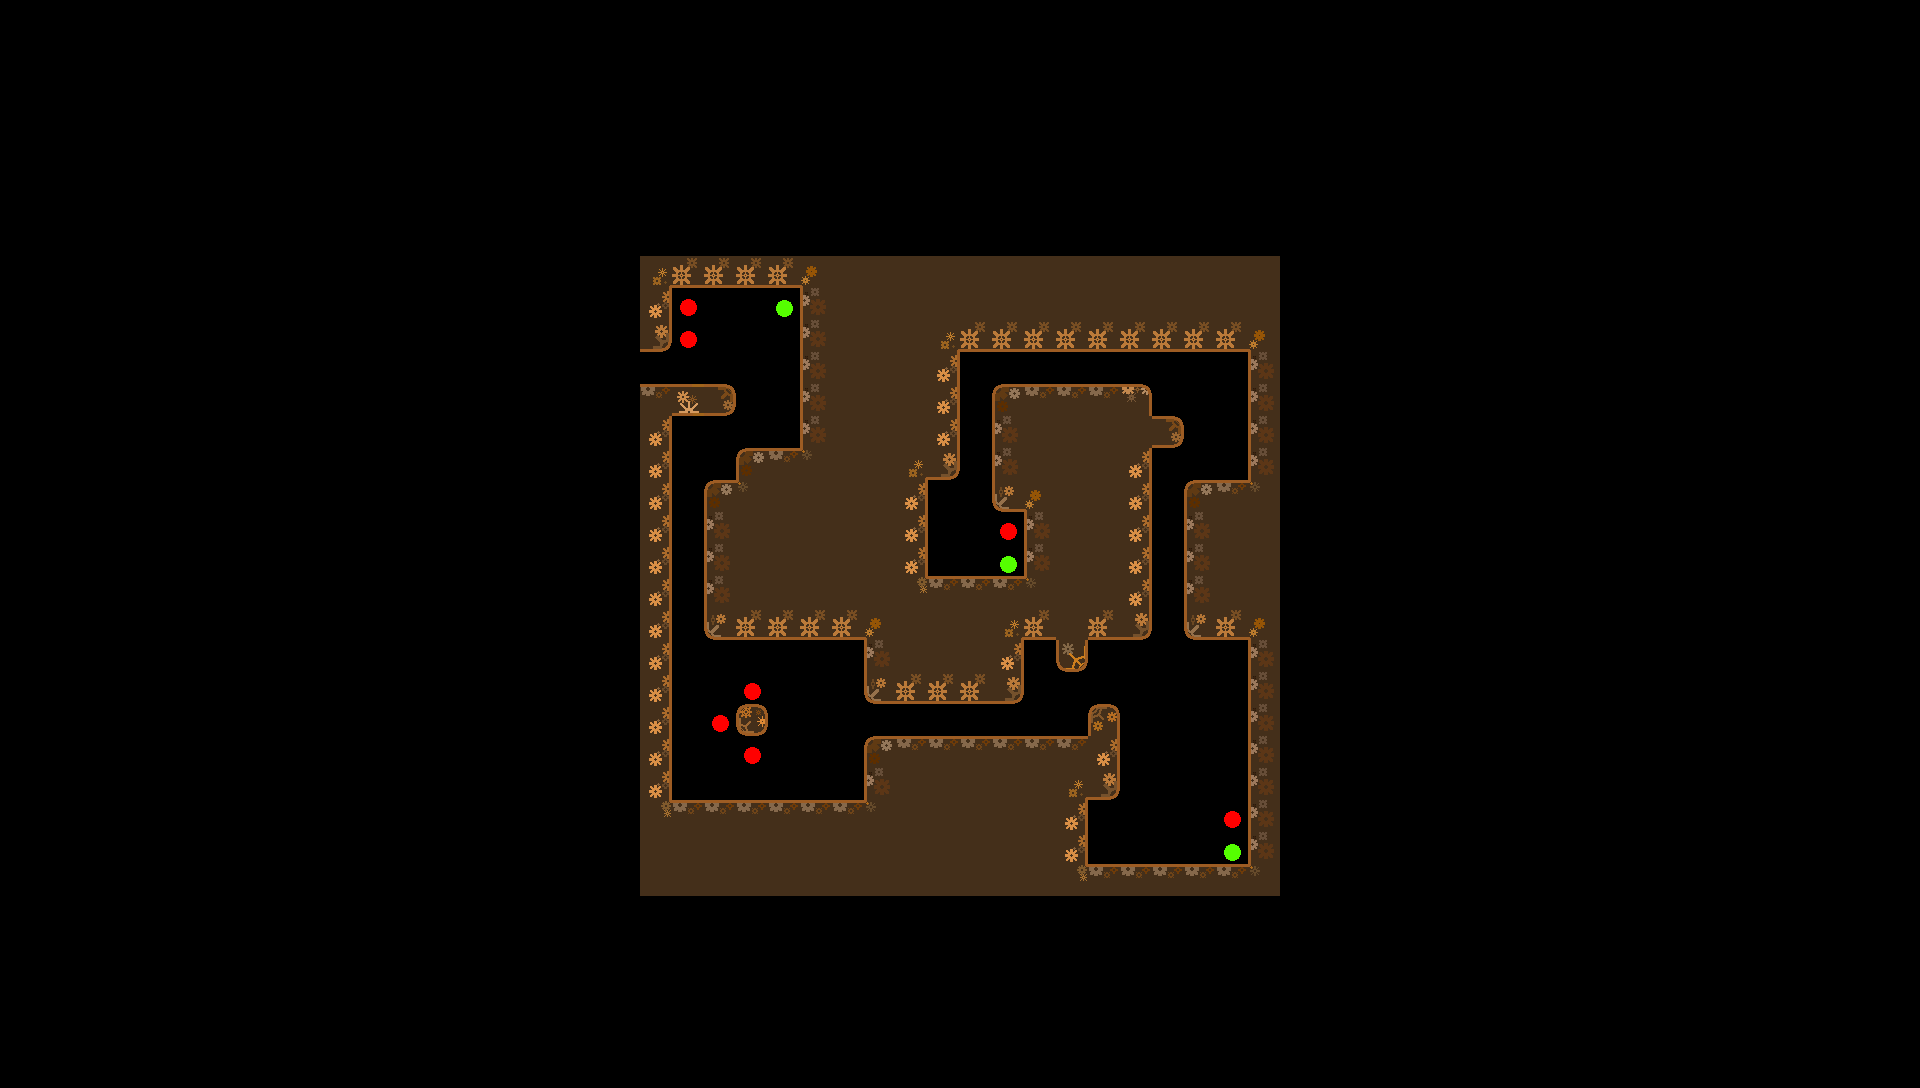

Below is a game level as drawn by its tile map, then a one-line description and the .tmx file that defines it, in full:
An orthogonal 60x34 tile map with 32x32 px tiles, 1 tile layer (Tile Layer 1).

<map version="1.10" tiledversion="1.10.2" orientation="orthogonal" renderorder="right-down" width="60" height="34" tilewidth="32" tileheight="32" infinite="0" nextlayerid="2" nextobjectid="1">
 <tileset firstgid="1" name="edited tileset" tilewidth="32" tileheight="32" tilecount="27" columns="9">
  <image source="Assets/tile set.png" width="288" height="96" />
 </tileset>
 <layer id="1" name="Tile Layer 1" width="60" height="34">
  <data encoding="csv">
0,0,0,0,0,0,0,0,0,0,0,0,0,0,0,0,0,0,0,0,0,0,0,0,0,0,0,0,0,0,0,0,0,0,0,0,0,0,0,0,0,0,0,0,0,0,0,0,0,0,0,0,0,0,0,0,0,0,0,0,
0,0,0,0,0,0,0,0,0,0,0,0,0,0,0,0,0,0,0,0,0,0,0,0,0,0,0,0,0,0,0,0,0,0,0,0,0,0,0,0,0,0,0,0,0,0,0,0,0,0,0,0,0,0,0,0,0,0,0,0,
0,0,0,0,0,0,0,0,0,0,0,0,0,0,0,0,0,0,0,0,0,0,0,0,0,0,0,0,0,0,0,0,0,0,0,0,0,0,0,0,0,0,0,0,0,0,0,0,0,0,0,0,0,0,0,0,0,0,0,0,
0,0,0,0,0,0,0,0,0,0,0,0,0,0,0,0,0,0,0,0,0,0,0,0,0,0,0,0,0,0,0,0,0,0,0,0,0,0,0,0,0,0,0,0,0,0,0,0,0,0,0,0,0,0,0,0,0,0,0,0,
0,0,0,0,0,0,0,0,0,0,0,0,0,0,0,0,0,0,0,0,0,0,0,0,0,0,0,0,0,0,0,0,0,0,0,0,0,0,0,0,0,0,0,0,0,0,0,0,0,0,0,0,0,0,0,0,0,0,0,0,
0,0,0,0,0,0,0,0,0,0,0,0,0,0,0,0,0,0,0,0,0,0,0,0,0,0,0,0,0,0,0,0,0,0,0,0,0,0,0,0,0,0,0,0,0,0,0,0,0,0,0,0,0,0,0,0,0,0,0,0,
0,0,0,0,0,0,0,0,0,0,0,0,0,0,0,0,0,0,0,0,0,0,0,0,0,0,0,0,0,0,0,0,0,0,0,0,0,0,0,0,0,0,0,0,0,0,0,0,0,0,0,0,0,0,0,0,0,0,0,0,
0,0,0,0,0,0,0,0,0,0,0,0,0,0,0,0,0,0,0,0,0,0,0,0,0,0,0,0,0,0,0,0,0,0,0,0,0,0,0,0,0,0,0,0,0,0,0,0,0,0,0,0,0,0,0,0,0,0,0,0,
0,0,0,0,0,0,0,0,0,0,0,0,0,0,0,0,0,0,0,0,16,20,20,20,20,17,11,11,11,11,11,11,11,11,11,11,11,11,11,11,0,0,0,0,0,0,0,0,0,0,0,0,0,0,0,0,0,0,0,0,
0,0,0,0,0,0,0,0,0,0,0,0,0,0,0,0,0,0,0,0,12,18,0,0,9,10,11,11,11,11,11,11,11,11,11,11,11,11,11,11,0,0,0,0,0,0,0,0,0,0,0,0,0,0,0,0,0,0,0,0,
0,0,0,0,0,0,0,0,0,0,0,0,0,0,0,0,0,0,0,0,21,18,0,0,0,10,11,11,11,16,20,20,20,20,20,20,20,20,20,17,0,0,0,0,0,0,0,0,0,0,0,0,0,0,0,0,0,0,0,0,
0,0,0,0,0,0,0,0,0,0,0,0,0,0,0,0,0,0,0,0,0,0,0,0,0,10,11,11,11,12,0,0,0,0,0,0,0,0,0,10,0,0,0,0,0,0,0,0,0,0,0,0,0,0,0,0,0,0,0,0,
0,0,0,0,0,0,0,0,0,0,0,0,0,0,0,0,0,0,0,0,2,7,5,0,0,10,11,11,11,12,0,1,2,2,2,3,0,0,0,10,0,0,0,0,0,0,0,0,0,0,0,0,0,0,0,0,0,0,0,0,
0,0,0,0,0,0,0,0,0,0,0,0,0,0,0,0,0,0,0,0,12,0,0,0,0,10,11,11,11,12,0,10,11,11,11,11,5,0,0,10,0,0,0,0,0,0,0,0,0,0,0,0,0,0,0,0,0,0,0,0,
0,0,0,0,0,0,0,0,0,0,0,0,0,0,0,0,0,0,0,0,12,0,0,1,2,26,11,11,16,21,0,10,11,11,11,12,0,0,0,10,0,0,0,0,0,0,0,0,0,0,0,0,0,0,0,0,0,0,0,0,
0,0,0,0,0,0,0,0,0,0,0,0,0,0,0,0,0,0,0,0,12,0,1,26,11,11,11,11,12,0,0,19,17,11,11,12,0,1,2,26,0,0,0,0,0,0,0,0,0,0,0,0,0,0,0,0,0,0,0,0,
0,0,0,0,0,0,0,0,0,0,0,0,0,0,0,0,0,0,0,0,12,0,10,11,11,11,11,11,12,0,0,18,10,11,11,12,0,10,11,11,0,0,0,0,0,0,0,0,0,0,0,0,0,0,0,0,0,0,0,0,
0,0,0,0,0,0,0,0,0,0,0,0,0,0,0,0,0,0,0,0,12,0,10,11,11,11,11,11,12,27,0,9,10,11,11,12,0,10,11,11,0,0,0,0,0,0,0,0,0,0,0,0,0,0,0,0,0,0,0,0,
0,0,0,0,0,0,0,0,0,0,0,0,0,0,0,0,0,0,0,0,12,0,10,11,11,11,11,11,25,2,2,2,26,11,11,12,0,10,11,11,0,0,0,0,0,0,0,0,0,0,0,0,0,0,0,0,0,0,0,0,
0,0,0,0,0,0,0,0,0,0,0,0,0,0,0,0,0,0,0,0,12,0,19,20,20,20,20,17,11,11,11,16,20,11,20,21,0,19,20,17,0,0,0,0,0,0,0,0,0,0,0,0,0,0,0,0,0,0,0,0,
0,0,0,0,0,0,0,0,0,0,0,0,0,0,0,0,0,0,0,0,12,0,0,0,0,0,0,10,11,11,11,12,0,24,0,0,0,0,0,10,0,0,0,0,0,0,0,0,0,0,0,0,0,0,0,0,0,0,0,0,
0,0,0,0,0,0,0,0,0,0,0,0,0,0,0,0,0,0,0,0,12,0,0,18,0,0,0,19,20,20,20,21,0,0,0,0,0,0,0,10,0,0,0,0,0,0,0,0,0,0,0,0,0,0,0,0,0,0,0,0,
0,0,0,0,0,0,0,0,0,0,0,0,0,0,0,0,0,0,0,0,12,0,18,6,0,0,0,0,0,0,0,0,0,0,15,0,0,0,0,10,0,0,0,0,0,0,0,0,0,0,0,0,0,0,0,0,0,0,0,0,
0,0,0,0,0,0,0,0,0,0,0,0,0,0,0,0,0,0,0,0,12,0,0,18,0,0,0,1,2,2,2,2,2,2,12,0,0,0,0,10,0,0,0,0,0,0,0,0,0,0,0,0,0,0,0,0,0,0,0,0,
0,0,0,0,0,0,0,0,0,0,0,0,0,0,0,0,0,0,0,0,12,0,0,0,0,0,0,10,11,11,11,11,11,16,21,0,0,0,0,10,0,0,0,0,0,0,0,0,0,0,0,0,0,0,0,0,0,0,0,0,
0,0,0,0,0,0,0,0,0,0,0,0,0,0,0,0,0,0,0,0,25,2,2,2,2,2,2,26,11,11,11,11,11,12,0,0,0,0,18,10,0,0,0,0,0,0,0,0,0,0,0,0,0,0,0,0,0,0,0,0,
0,0,0,0,0,0,0,0,0,0,0,0,0,0,0,0,0,0,0,0,11,11,11,11,11,11,11,11,11,11,11,11,11,12,0,0,0,0,9,10,0,0,0,0,0,0,0,0,0,0,0,0,0,0,0,0,0,0,0,0,
0,0,0,0,0,0,0,0,0,0,0,0,0,0,0,0,0,0,0,0,11,11,11,11,11,11,11,11,11,11,11,11,11,25,2,2,2,2,2,26,0,0,0,0,0,0,0,0,0,0,0,0,0,0,0,0,0,0,0,0,
0,0,0,0,0,0,0,0,0,0,0,0,0,0,0,0,0,0,0,0,0,0,0,0,0,0,0,0,0,0,0,0,0,0,0,0,0,0,0,0,0,0,0,0,0,0,0,0,0,0,0,0,0,0,0,0,0,0,0,0,
0,0,0,0,0,0,0,0,0,0,0,0,0,0,0,0,0,0,0,0,0,0,0,0,0,0,0,0,0,0,0,0,0,0,0,0,0,0,0,0,0,0,0,0,0,0,0,0,0,0,0,0,0,0,0,0,0,0,0,0,
0,0,0,0,0,0,0,0,0,0,0,0,0,0,0,0,0,0,0,0,0,0,0,0,0,0,0,0,0,0,0,0,0,0,0,0,0,0,0,0,0,0,0,0,0,0,0,0,0,0,0,0,0,0,0,0,0,0,0,0,
0,0,0,0,0,0,0,0,0,0,0,0,0,0,0,0,0,0,0,0,0,0,0,0,0,0,0,0,0,0,0,0,0,0,0,0,0,0,0,0,0,0,0,0,0,0,0,0,0,0,0,0,0,0,0,0,0,0,0,0,
0,0,0,0,0,0,0,0,0,0,0,0,0,0,0,0,0,0,0,0,0,0,0,0,0,0,0,0,0,0,0,0,0,0,0,0,0,0,0,0,0,0,0,0,0,0,0,0,0,0,0,0,0,0,0,0,0,0,0,0,
0,0,0,0,0,0,0,0,0,0,0,0,0,0,0,0,0,0,0,0,0,0,0,0,0,0,0,0,0,0,0,0,0,0,0,0,0,0,0,0,0,0,0,0,0,0,0,0,0,0,0,0,0,0,0,0,0,0,0,0
</data>
 </layer>
</map>
